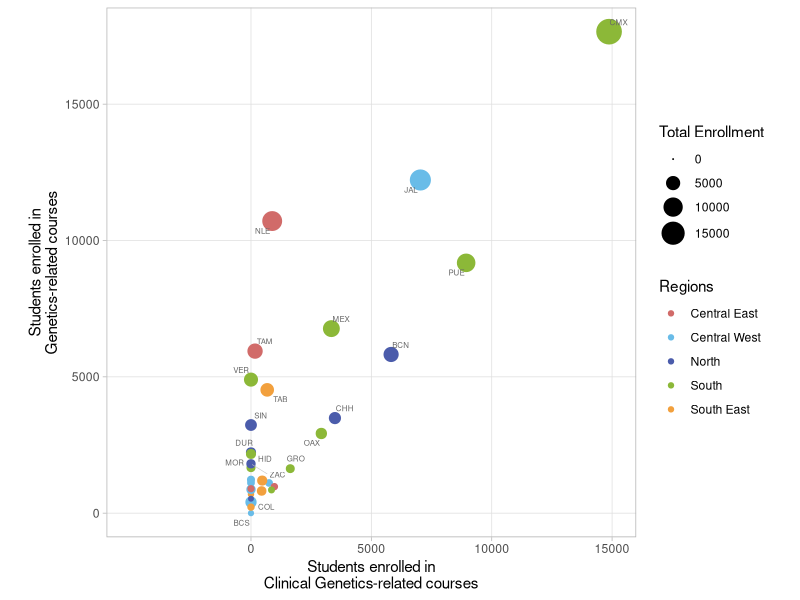
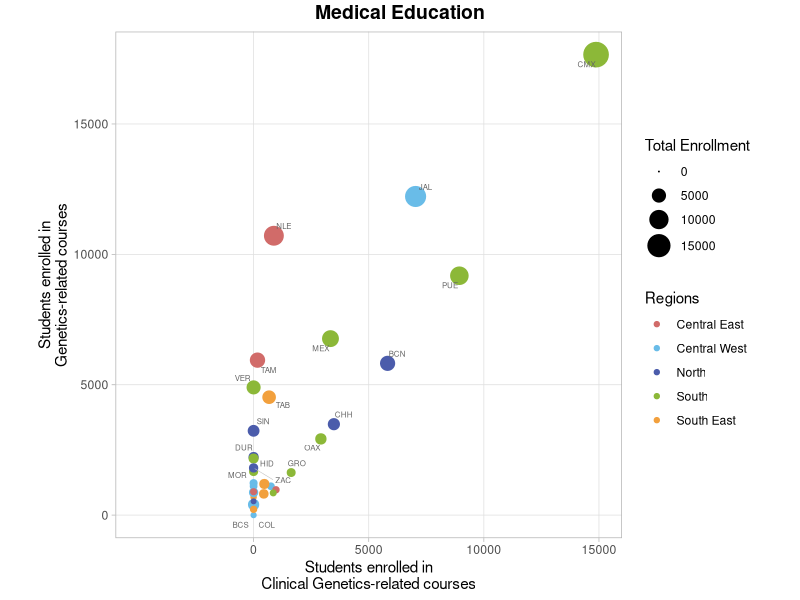

Write R code to recreate these figures, in order. (Note: this script raises an error after producing the figures.)
###################################################################
#
# Genetic Counseling Assessment of Mexico
#
# Author: Arturo Lopez Pineda <arturolp@stanford.edu>
#
# Date: Oct 8, 2018
#
###################################################################


rm(list=ls())


#----------------------------------
# 0. Add libraries
#----------------------------------


library(ggplot2)
library(ggrepel)
library(stringr)
library(ggpubr)
library(grDevices)

#----------------------------------
# 1. Load data
#----------------------------------

states <- read.csv("infostates-mexico.csv")
universities <- read.csv("info-medshools-mexico.csv")

#----------------------------------
# 2. Plot data
#----------------------------------

regions = c("North" = "#4B5CAB", 
            "Central East" = "#D16B69",
            "Central West" = "#69BCE8",
            "South" = "#8CB838",
            "South East" = "#F2A03D")

states$newX = scale(states$clinical.genetics.courses, center = TRUE, scale = FALSE)
states$newY = scale(states$genetics.courses, center = TRUE, scale = FALSE)

g1<- ggplot(states, aes(x=clinical.genetics.courses, y=genetics.courses)) +
  geom_point(aes(colour=region, size = medical.students)) +
  geom_text_repel(aes(label=code), color="gray40", size=2, segment.size = 0.2, force=1, box.padding=0.25, segment.color="gray77") +
  scale_color_manual(values=regions, name="Regions") +
  scale_x_continuous(limits=c(-5000,15000), breaks=c(0, 5000, 10000, 15000))+
  #scale_y_log10(breaks=c(0, 500, 1000, 5000, 15000))+
  scale_size_continuous(name="Total Enrollment", range = c(0, 8)) +
  labs(x="Students enrolled in\nClinical Genetics-related courses",
       y="Students enrolled in\nGenetics-related courses")+
  theme_light() +
  theme(legend.position = "right",
        panel.grid.minor = element_blank(),
        #panel.grid.major = element_blank(),
        aspect.ratio = 1,
        plot.subtitle = element_text(hjust=0.5, face="bold")
  )

gstates <- annotate_figure(g1, top = text_grob("Medical Education", face = "bold", size = 14))
#ggexport(gstates, filename="figures/medical-education.png", width = 2000, height = 1500, res=300)


#--------


shortName <- function(name){
  
  name = str_replace(name, "Universidad|Universitarios", "U.")
  name = str_replace(name, "Instituto", "I.")
  name = str_replace(name, "Centro", "C.")
  name = str_replace(name, "Autonoma|Autonomo", "A.")
  name = str_replace(name, "Tecnologico|Tecnologica", "T.")
  name = str_replace(name, "Estudios", "E.")
  name = str_replace(name, "Superiores", "S.")
  name = str_replace(name, "Estado", "E.")
  name = str_replace(name, "Ciencias", "C.")
  name = str_replace_all(name, "de |y |del ", "")
  name = str_replace(name, "Michoacana", "Mich.")
  name = str_replace(name, "San", "Sn.")
  name = str_replace(name, "Nicolas", "Nic.")
  name = str_replace(name, "Chavez", "Ch.")
  
  return(name)
}


plotRegionCourses <- function(mydata, title){
  
  mynewData = cbind(name=shortName(mydata$university), 
                    courses=as.numeric(mydata$medical.genetics.courses), 
                    type=rep("Clinical Genetics", dim(mydata)[1]),
                    money=as.character(mydata$type)
                    )
  mynewData = rbind(mynewData, cbind(name=shortName(mydata$university), 
                                     courses=as.numeric(mydata$genetics.courses-mydata$medical.genetics.courses), 
                                     type=rep("Non-clinical Genetics", dim(mydata)[1]),
                                     money=as.character(mydata$type)
                                     )
                    )
  mynewData = as.data.frame(mynewData)
  mynewData$courses = as.numeric(as.character(mynewData$courses))
  mynewData = unique(mynewData)
  
  gg<- ggplot(mynewData)  +
    geom_bar(aes(x=reorder(name, courses, sum), y=courses, fill=type), stat="identity") +
    scale_fill_manual(values=c("#E1B378", "#5F9EA0"), name="Course type") +
    scale_y_continuous(limits=c(0,4)) +
    coord_flip() +
    labs(subtitle=title, y="Number of courses", x="University") +
    theme_light() +
    theme(legend.position = "bottom",
          axis.title.y = element_blank(),
          panel.grid.minor = element_blank(),
          panel.grid.major = element_blank(),
          plot.subtitle = element_text(hjust=0.5, face="bold"),
          aspect.ratio = 2
    ) +
    facet_grid(money ~  ., scales = "free", space="free") 
    #facet_wrap(region ~ money, scales = "free", ncol=2)
  
  return(gg)
}


north = as.vector(subset(states, region=="North")[, "name"])
gN <- plotRegionCourses(subset(universities, state %in% north), "North region")

centralE = as.vector(subset(states, region=="Central East")[, "name"])
gCE <- plotRegionCourses(subset(universities, state %in% centralE), "Central East region")

centralW = as.vector(subset(states, region=="Central West")[, "name"])
gCW <- plotRegionCourses(subset(universities, state %in% centralW), "Central West region")

south = as.vector(subset(states, region=="South")[, "name"])
gS <- plotRegionCourses(subset(universities, state %in% south), "South region")

southE = as.vector(subset(states, region=="South East")[, "name"])
gSE <- plotRegionCourses(subset(universities, state %in% southE), "South East region")


gBars <- ggarrange(gN, gCE, gCW, gS, gSE,
                   nrow = 1, ncol = 5,
                   align="hv",
                   legend = "bottom", common.legend = TRUE)
gBars <- annotate_figure(gBars, top = text_grob("", face = "bold", size = 14))
#ggexport(gBars, filename="figures/schools-by-region.png", width = 5000, height = 2000, res=300)

ggsave(filename="figures/figure1-schools-by-region.eps", plot=gBars, device=cairo_ps, 
       width = 15, height = 10, fallback_resolution = 600)

